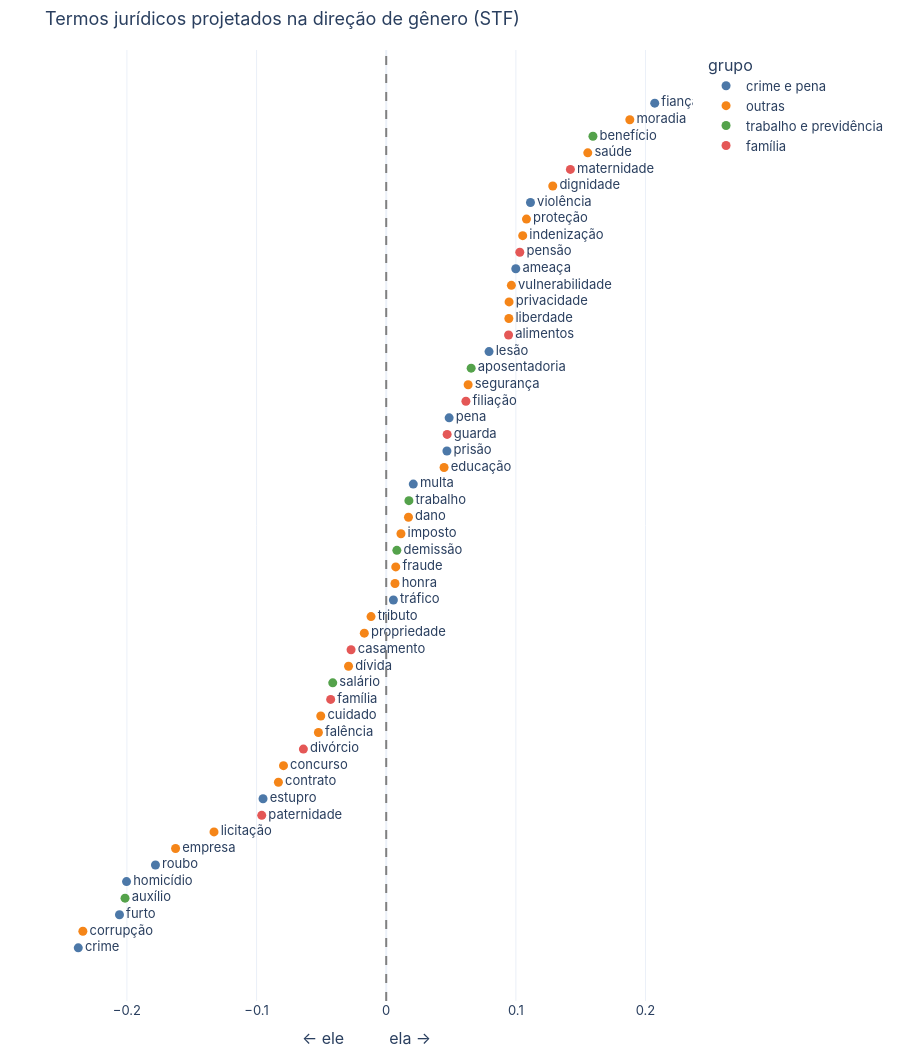

Here is the notebook cell this chart was saved with:
### Code cell
labels = {"crime e pena": ["crime", "violência", "homicídio", "furto", "roubo", "tráfico", "estupro", "lesão", "ameaça", "prisão", "fiança", "pena", "multa"],
          "família": ["família", "guarda", "pensão", "alimentos", "divórcio", "casamento", "maternidade", "paternidade", "filiação"],
          "trabalho e previdência": ["trabalho", "salário", "assédio", "demissão", "aposentadoria", "benefício", "auxílio"]}
df = profile(leg, neutros, g_leg, labels)
bias_axis_figure(df, title="Termos jurídicos projetados na direção de gênero (STF)", axis_label="← ele          ela →")

### Figure 1 — Plotly figure (JSON) as saved in the notebook; plotly's stock layout.template omitted (floating-point values rounded to 4 significant figures)
{"data": [{"hovertemplate": "grupo=crime e pena<br>proj_g=%{x}<br>_y=%{y}<br>palavra=%{text}<extra></extra>", "legendgroup": "crime e pena", "marker": {"color": "#4C78A8", "size": 9, "symbol": "circle"}, "mode": "markers+text", "name": "crime e pena", "orientation": "v", "showlegend": true, "text": ["crime", "furto", "homicídio", "roubo", "estupro", "tráfico", "multa", "prisão", "pena", "lesão", "ameaça", "violência", "fiança"], "textposition": "middle right", "type": "scatter", "x": [-0.2375, -0.2057, -0.2003, -0.178, -0.09501, 0.00555, 0.02088, 0.04683, 0.04854, 0.07933, 0.09994, 0.1113, 0.2071], "xaxis": "x", "y": [0, 2, 4, 5, 9, 21, 28, 30, 32, 36, 41, 45, 51], "yaxis": "y"}, {"hovertemplate": "grupo=outras<br>proj_g=%{x}<br>_y=%{y}<br>palavra=%{text}<extra></extra>", "legendgroup": "outras", "marker": {"color": "#F58518", "size": 9, "symbol": "circle"}, "mode": "markers+text", "name": "outras", "orientation": "v", "showlegend": true, "text": ["corrupção", "empresa", "licitação", "contrato", "concurso", "falência", "cuidado", "dívida", "propriedade", "tributo", "honra", "fraude", "imposto", "dano", "educação", "segurança", "liberdade", "privacidade", "vulnerabilidade", "indenização", "proteção", "dignidade", "saúde", "moradia"], "textposition": "middle right", "type": "scatter", "x": [-0.234, -0.1625, -0.1328, -0.08316, -0.07923, -0.05229, -0.05048, -0.02905, -0.01689, -0.0117, 0.006784, 0.00736, 0.01138, 0.01717, 0.04463, 0.0632, 0.0946, 0.09478, 0.09656, 0.1053, 0.1082, 0.1285, 0.1555, 0.1879], "xaxis": "x", "y": [1, 6, 7, 10, 11, 13, 14, 17, 19, 20, 22, 23, 25, 26, 29, 34, 38, 39, 40, 43, 44, 46, 48, 50], "yaxis": "y"}, {"hovertemplate": "grupo=trabalho e previdência<br>proj_g=%{x}<br>_y=%{y}<br>palavra=%{text}<extra></extra>", "legendgroup": "trabalho e previdência", "marker": {"color": "#54A24B", "size": 9, "symbol": "circle"}, "mode": "markers+text", "name": "trabalho e previdência", "orientation": "v", "showlegend": true, "text": ["auxílio", "salário", "demissão", "trabalho", "aposentadoria", "benefício"], "textposition": "middle right", "type": "scatter", "x": [-0.2014, -0.04124, 0.008207, 0.01751, 0.06552, 0.1595], "xaxis": "x", "y": [3, 16, 24, 27, 35, 49], "yaxis": "y"}, {"hovertemplate": "grupo=família<br>proj_g=%{x}<br>_y=%{y}<br>palavra=%{text}<extra></extra>", "legendgroup": "família", "marker": {"color": "#E45756", "size": 9, "symbol": "circle"}, "mode": "markers+text", "name": "família", "orientation": "v", "showlegend": true, "text": ["paternidade", "divórcio", "família", "casamento", "guarda", "filiação", "alimentos", "pensão", "maternidade"], "textposition": "middle right", "type": "scatter", "x": [-0.096, -0.06388, -0.04283, -0.02711, 0.04699, 0.06148, 0.09437, 0.103, 0.1421], "xaxis": "x", "y": [8, 12, 15, 18, 31, 33, 37, 42, 47], "yaxis": "y"}], "layout": {"font": {"family": "Inter, Helvetica, Arial, sans-serif", "size": 13}, "height": 1056, "legend": {"title": {"text": "grupo"}, "tracegroupgap": 0}, "margin": {"b": 40, "l": 40, "r": 20, "t": 50}, "shapes": [{"line": {"color": "gray", "dash": "dash"}, "type": "line", "x0": 0, "x1": 0, "xref": "x", "y0": 0, "y1": 1, "yref": "y domain"}], "title": {"text": "Termos jurídicos projetados na direção de gênero (STF)"}, "xaxis": {"anchor": "y", "domain": [0.0, 1.0], "title": {"text": "← ele          ela →"}}, "yaxis": {"anchor": "x", "domain": [0.0, 1.0], "title": {"text": "_y"}, "visible": false}}}
